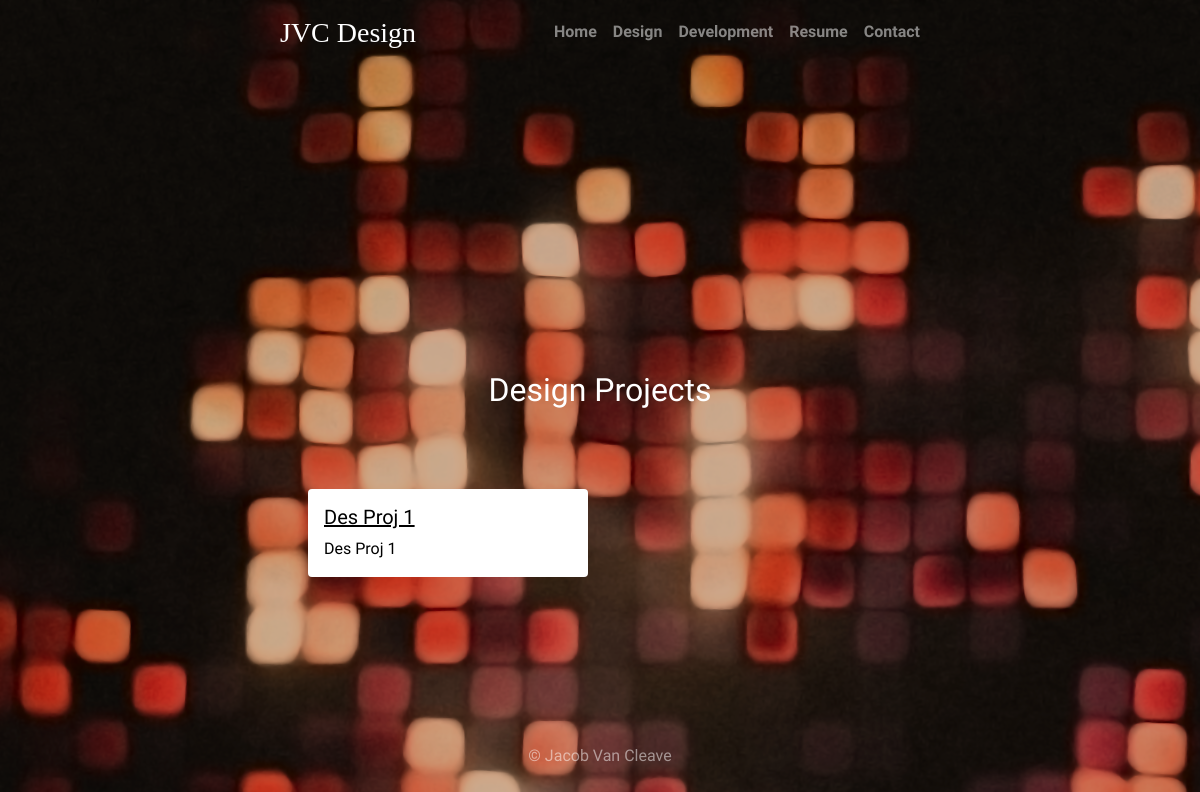
The page /portfolio/design_projects/ on the database as committed earlier.
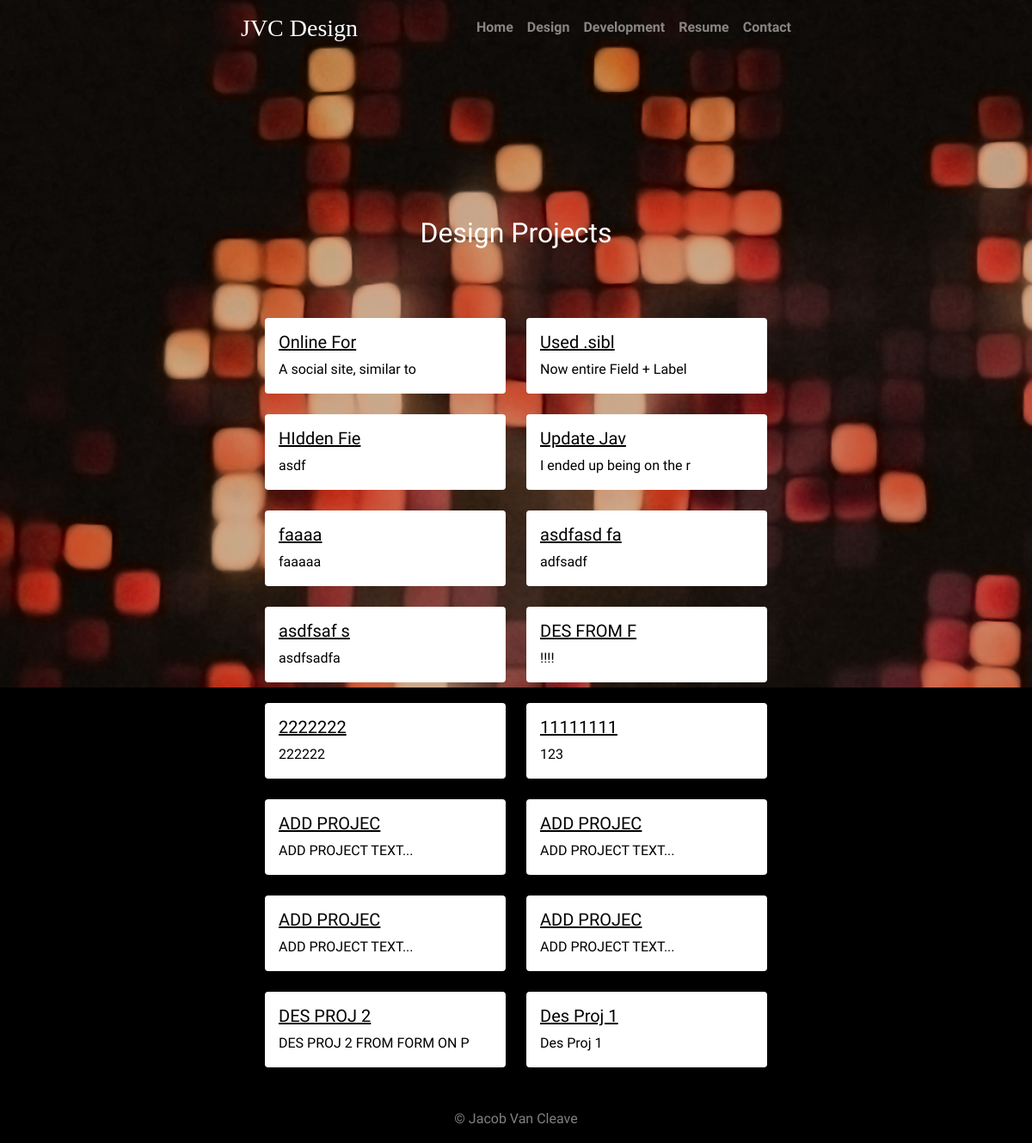
The same page on the database as committed later.
### jvc_portfolio/models.py (models this page shows, shortened)
class Project(models.Model):
    DESIGN = 'DES'
    DEVELOPMENT = 'DEV'
    PROJECT_TYPE = [
        (DESIGN, 'Design'),
        (DEVELOPMENT, 'Development'),
    ]
    title = models.CharField(max_length=200)
    created_on = models.DateTimeField(auto_now_add=True)
    project_type = models.CharField(max_length=3, choices=PROJECT_TYPE, default=DEVELOPMENT)
    image = models.ImageField(null=True, blank=True, upload_to="images/proj/")
    about = models.TextField()
    class Meta:
        ordering = ['-created_on']

### jvc_portfolio/views.py (the view)
# urls.py: path('design_projects/', views.DesignProjectList.as_view(), name='design_project_list'),
class DesignProjectList(ListView):
    model = Project
    form_class = ProjectForm
    template_name = 'portfolio/design_list.html'
    def get_context_data(self, *args, **kwargs):
        context = super(DesignProjectList, self).get_context_data(*args, **kwargs)
        des_proj_list = Project.objects.filter(project_type='DES')
        designs = Design.objects.all()
        context['des_proj_list'] = des_proj_list
        context['designs'] = designs
        context['form'] = ProjectForm
        return context

### jvc_portfolio/templates/portfolio/design_list.html (shortened to what this page needs)
{% extends "core/base.html" %}
{% load static %}
{% block content %}
    <div class="container-fluid mb-4">
        <div class="row mb-4 ps-2 pe-2 pb-5">
            <h2 class="list-title">Design Projects</h2>
        </div>
        <div class="row row-cols-1 row-cols-md-2">
            {% for proj in des_proj_list %}
                <div class="col">
                    <div class="card mb-4 border-0">
                        <div class="card-body">
                                <h5 class="card-title">
                                    <a class="card-link" href="{% url 'design_project_detail' proj.pk %}">
                                        {{ proj.title | slice:10 }}
                                    </a>
                                </h5>
                            <p class="card-text">{{ proj.about | slice:25 }}</p>
                        </div>
                    </div>
                </div>
            {% endfor %}
        </div>
    </div>
{% endblock content %}

Rows that differ between the two databases and show on the page:
added Project: title "Online For", about "A social site, similar to"
added Project: title "Used .sibl", about "Now entire Field + Label"
added Project: title "HIdden Fie", about "asdf"
added Project: title "Update Jav", about "I ended up being on the r"
added Project: title "faaaa", about "faaaaa"
added Project: title "asdfasd fa", about "adfsadf"
added Project: title "asdfsaf s", about "asdfsadfa"
added Project: title "DES FROM F", about "!!!!"
added Project: title "2222222", about "222222"
added Project: title "11111111", about "123"
added Project: title "ADD PROJEC", about "ADD PROJECT TEXT..."
added Project: title "ADD PROJEC", about "ADD PROJECT TEXT..."
added Project: title "ADD PROJEC", about "ADD PROJECT TEXT..."
added Project: title "ADD PROJEC", about "ADD PROJECT TEXT..."
added Project: title "DES PROJ 2", about "DES PROJ 2 FROM FORM ON P"
